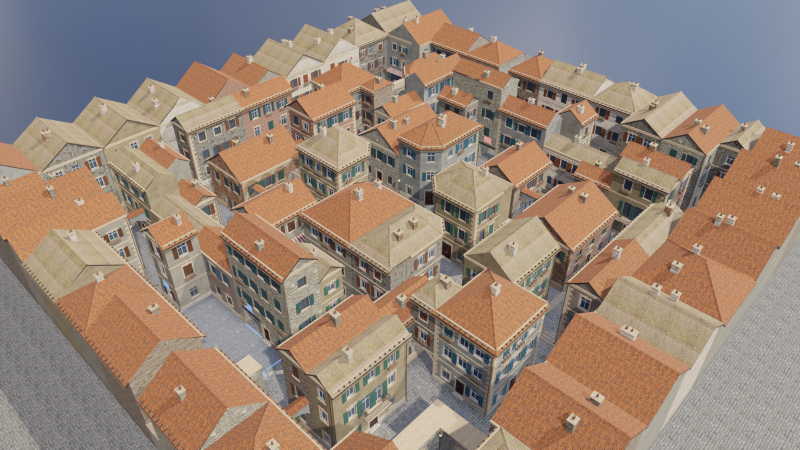
#> input picture docs/previews/aerial.png, 1600 x 900 px (shown at 1/2 size)
$ python make_thumbnails.py
#> lines starting #> are read from the running program, lines starting #| are printed output that depends on the picture
"""Menu thumbnails from the Blender preview renders.

Usage: python -I tools/make_thumbnails.py

For every map with an aerial preview (docs/previews/aerial.png for European Town, docs/previews/<id>/aerial.png for
the others) writes public/assets/maps/<id>/thumb.jpg (384 x 216).
"""
from __future__ import annotations

from pathlib import Path

from PIL import Image

ROOT = Path(__file__).resolve().parent.parent
SOURCES = {
    "european-town": ROOT / "docs" / "previews" / "aerial.png",
    "industrial-complex": ROOT / "docs" / "previews" / "industrial-complex" / "aerial.png",
    "modern-city": ROOT / "docs" / "previews" / "modern-city" / "aerial.png",
}


def main() -> None:
    for map_id, src in SOURCES.items():
        if not src.exists():
            print(f"skip {map_id}: no {src.relative_to(ROOT)}")
            continue
        im = Image.open(src).convert("RGB")
        # centre-crop to 16:9, then downscale
        w, h = im.size
#> w = 1600; h = 900
        tw = min(w, int(h * 16 / 9))
#> tw = 1600
        th = int(tw * 9 / 16)
#> th = 900
        im = im.crop(((w - tw) // 2, (h - th) // 2, (w - tw) // 2 + tw, (h - th) // 2 + th)).resize((384, 216), Image.LANCZOS)
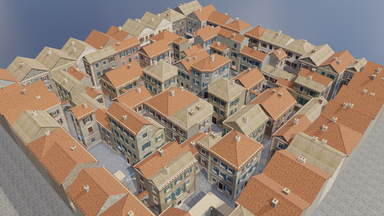
#> im: PIL image 384x216 RGB; mean R, G, B 151.5, 132.3, 118.4
        out = ROOT / "public" / "assets" / "maps" / map_id / "thumb.jpg"
        out.parent.mkdir(parents=True, exist_ok=True)
        im.save(out, "JPEG", quality=84, optimize=True, progressive=True)
        print("wrote", out.relative_to(ROOT))


if __name__ == "__main__":
    main()
